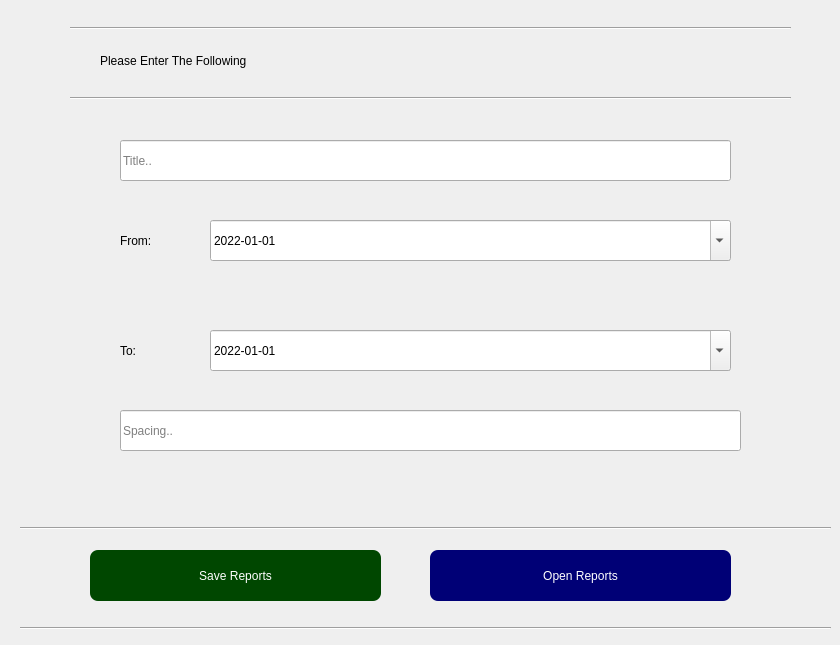
           <widget class="QWidget" name="Reports">
            <attribute name="title">
             <string>Reports </string>
            </attribute>
            <widget class="QLineEdit" name="title">
             <property name="geometry">
              <rect>
               <x>120</x>
               <y>140</y>
               <width>611</width>
               <height>41</height>
              </rect>
             </property>
             <property name="dragEnabled">
              <bool>true</bool>
             </property>
             <property name="placeholderText">
              <string>Title..</string>
             </property>
             <property name="clearButtonEnabled">
              <bool>true</bool>
             </property>
            </widget>
            <widget class="QLineEdit" name="spacing">
             <property name="geometry">
              <rect>
               <x>120</x>
               <y>410</y>
               <width>621</width>
               <height>41</height>
              </rect>
             </property>
             <property name="dragEnabled">
              <bool>true</bool>
             </property>
             <property name="placeholderText">
              <string>Spacing..</string>
             </property>
             <property name="clearButtonEnabled">
              <bool>true</bool>
             </property>
            </widget>
            <widget class="QDateEdit" name="ffrom">
             <property name="geometry">
              <rect>
               <x>210</x>
               <y>220</y>
               <width>521</width>
               <height>41</height>
              </rect>
             </property>
             <property name="specialValueText">
              <string/>
             </property>
             <property name="displayFormat">
              <string>yyyy-MM-dd</string>
             </property>
             <property name="calendarPopup">
              <bool>true</bool>
             </property>
             <property name="date">
              <date>
               <year>2022</year>
               <month>1</month>
               <day>1</day>
              </date>
             </property>
            </widget>
            <widget class="QLabel" name="label">
             <property name="geometry">
              <rect>
               <x>120</x>
               <y>220</y>
               <width>71</width>
               <height>41</height>
              </rect>
             </property>
             <property name="styleSheet">
              <string notr="true">
font: 25 10pt &quot;Calibri Light&quot;;</string>
             </property>
             <property name="text">
              <string>From:</string>
             </property>
            </widget>
            <widget class="QLabel" name="label_2">
             <property name="geometry">
              <rect>
               <x>120</x>
               <y>330</y>
               <width>61</width>
               <height>41</height>
              </rect>
             </property>
             <property name="styleSheet">
              <string notr="true">
font: 25 10pt &quot;Calibri Light&quot;;</string>
             </property>
             <property name="text">
              <string>To:</string>
             </property>
            </widget>
            <widget class="QDateEdit" name="to">
             <property name="geometry">
              <rect>
               <x>210</x>
               <y>330</y>
               <width>521</width>
               <height>41</height>
              </rect>
             </property>
             <property name="specialValueText">
              <string/>
             </property>
             <property name="displayFormat">
              <string>yyyy-MM-dd</string>
             </property>
             <property name="calendarPopup">
              <bool>true</bool>
             </property>
             <property name="date">
              <date>
               <year>2022</year>
               <month>1</month>
               <day>1</day>
              </date>
             </property>
            </widget>
            <widget class="QPushButton" name="saveButton">
             <property name="geometry">
              <rect>
               <x>90</x>
               <y>550</y>
               <width>291</width>
               <height>51</height>
              </rect>
             </property>
             <property name="styleSheet">
              <string notr="true">background-color: rgb(0, 71, 0);
color: rgb(255, 255, 255);
border-radius:8px;</string>
             </property>
             <property name="text">
              <string>Save Reports</string>
             </property>
            </widget>
            <widget class="QPushButton" name="openButton">
             <property name="geometry">
              <rect>
               <x>430</x>
               <y>550</y>
               <width>301</width>
               <height>51</height>
              </rect>
             </property>
             <property name="styleSheet">
              <string notr="true">background-color: rgb(0, 0, 118);
color: rgb(255, 255, 255);
border-radius:8px;</string>
             </property>
             <property name="text">
              <string>Open Reports</string>
             </property>
            </widget>
            <widget class="Line" name="line">
             <property name="geometry">
              <rect>
               <x>20</x>
               <y>520</y>
               <width>811</width>
               <height>16</height>
              </rect>
             </property>
             <property name="orientation">
              <enum>Qt::Horizontal</enum>
             </property>
            </widget>
            <widget class="Line" name="line_2">
             <property name="geometry">
              <rect>
               <x>70</x>
               <y>90</y>
               <width>721</width>
               <height>16</height>
              </rect>
             </property>
             <property name="orientation">
              <enum>Qt::Horizontal</enum>
             </property>
            </widget>
            <widget class="Line" name="line_3">
             <property name="geometry">
              <rect>
               <x>20</x>
               <y>620</y>
               <width>811</width>
               <height>16</height>
              </rect>
             </property>
             <property name="orientation">
              <enum>Qt::Horizontal</enum>
             </property>
            </widget>
            <widget class="Line" name="line_4">
             <property name="geometry">
              <rect>
               <x>70</x>
               <y>20</y>
               <width>721</width>
               <height>16</height>
              </rect>
             </property>
             <property name="orientation">
              <enum>Qt::Horizontal</enum>
             </property>
            </widget>
            <widget class="QLabel" name="label_3">
             <property name="geometry">
              <rect>
               <x>100</x>
               <y>40</y>
               <width>301</width>
               <height>41</height>
              </rect>
             </property>
             <property name="styleSheet">
              <string notr="true">
font: 16pt &quot;Berlin Sans FB&quot;;</string>
             </property>
             <property name="text">
              <string>Please Enter The Following</string>
             </property>
            </widget>
           </widget>
